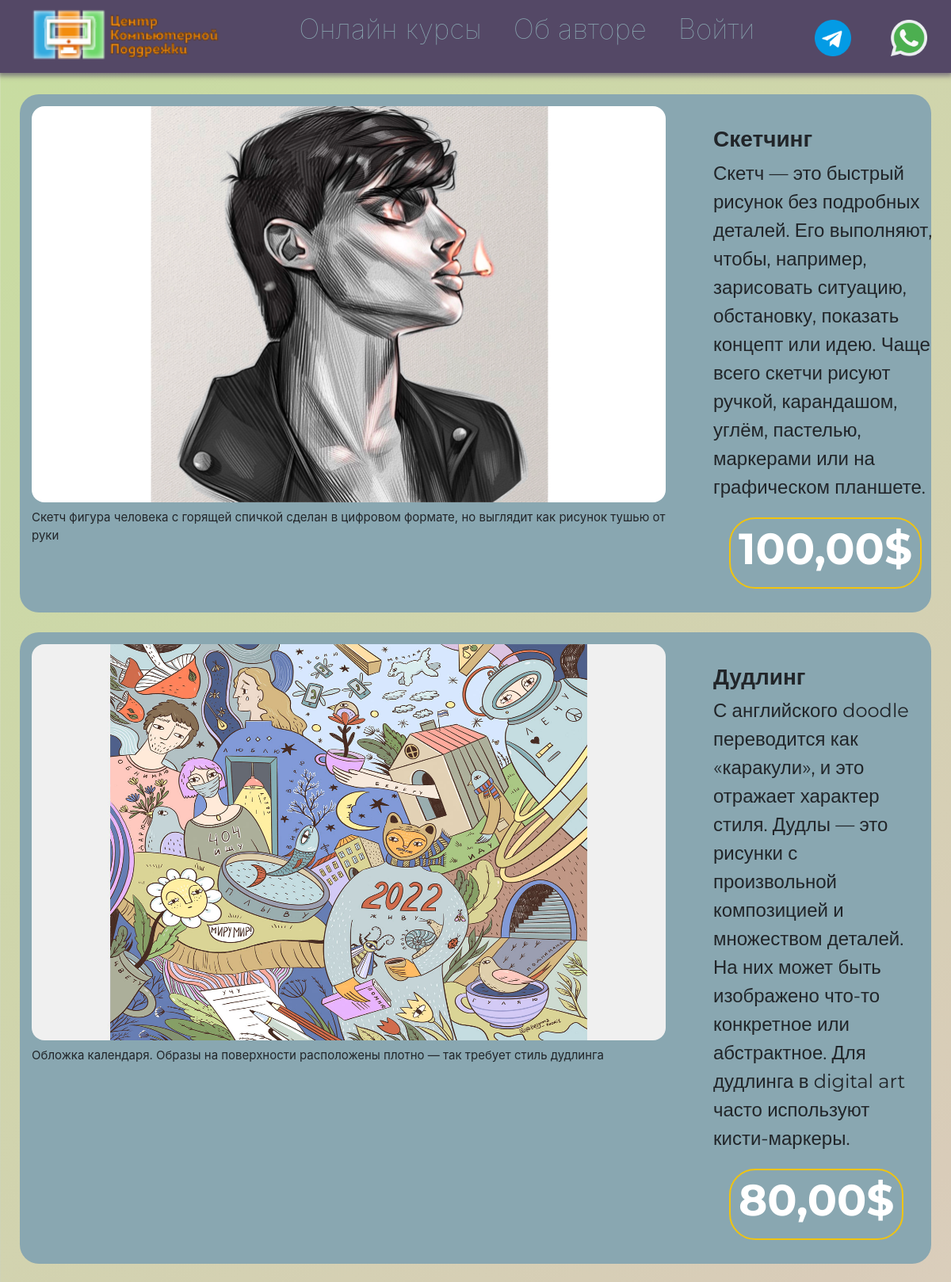
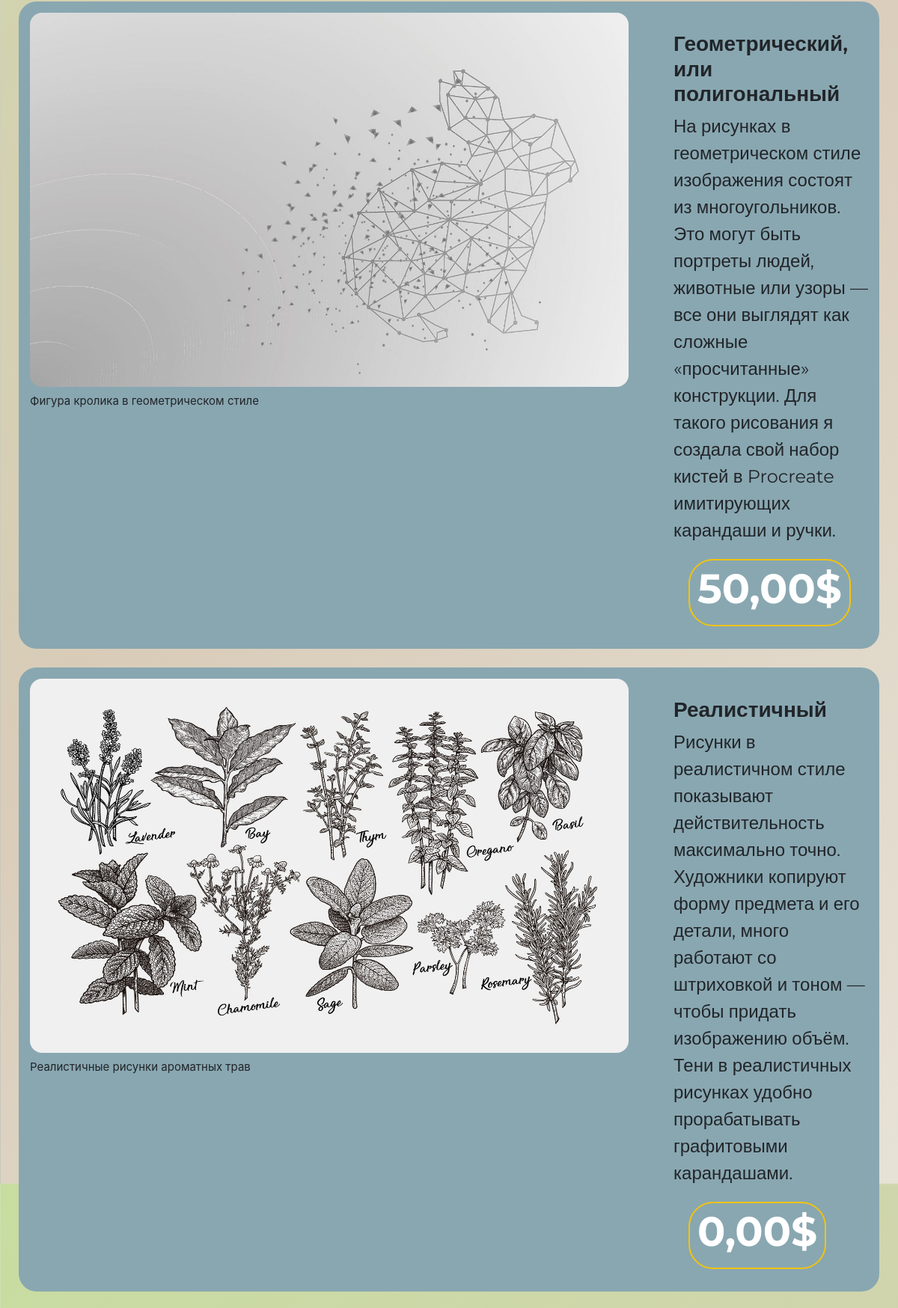
Page /online-courses (upper part) on the committed database (2 pictures, top to bottom).
### school/models.py (models this page shows, shortened)
class AllCourses(models.Model):
    name = models.CharField(max_length=256, verbose_name='Название курса')
    image = models.ImageField(upload_to='school_images', blank=True, verbose_name='Изображение')
    image_desc = models.TextField(blank=True, verbose_name='Описание картинки')
    description = models.TextField(blank=True, verbose_name='Описание')
    tg_url = models.CharField(max_length=300, default='#', verbose_name='Курс в телеграмм')
    price = models.DecimalField(max_digits=8, decimal_places=2, default=0, verbose_name='Цена')
    class Meta:
        verbose_name = 'Курс'
        verbose_name_plural = 'Курсы'

### school/views.py (the view)
# urls.py: path('online-courses', views.courses, name='online-courses'),
def courses(request):
    courses_all = AllCourses.objects.all()
    form = OrderForm()
    context = {
        'form': form,
        'courses_all': courses_all
    }
    return render(request, 'school/online-courses.html', context)

### school/templates/school/online-courses.html (shortened to what this page needs)
{% extends 'school/base.html' %}
{% block content %}
<div class="content">
    {% for course in courses_all %}
    <div class="course-card">
        <div class="card-image">
            <img class="card-img-top"
                 src="/media/{{ course.image }}">
            <div class="desc-img">
                <p>{{ course.image_desc }}</p>
            </div>
        </div>
        <div class="card-content">
            <h3>{{ course.name }}</h3>
            <div class="card-text">
                <p>{{ course.description }}</p>
            </div>
            <a href="{% url 'courses_add' course.id %}">
                <button type="button" class="bff card-btn">{{ course.price }}$</button>
            </a>
        </div>
    </div>
    {% endfor %}
</div>
{% endblock %}

### school/static/css/style.css (style rules this page uses)
body { font-family: 'Montserrat', sans-serif; height: 780px; background: linear-gradient(-45deg, #89A7B1, #EEEEE6, #d9ccb9, #C7DDA0); background-size: 400% 400%; animation: gradient 5s ease infinite; }
.content { margin: 119px 0 0 0; box-sizing: border-box; }
.card-image img { margin: 15px; width: 800px; height: 500px; border-radius: 1em; }
.course-card { margin: 25px; display: flex; justify-content: space-around; background: #89A7B1; border-radius: 1.5em; }
.card-content h3 { font-weight: 600; }
.card-image { margin-right: 5px; }
.card-content { padding: 40px 10px 10px 40px; font-size: 24px; font-family: 'Montserrat', sans-serif; }
.bff { box-sizing: border-box; background-color: transparent; border: 2px solid #f1c40f !important; border-radius: 0.6em; color: #f1c40f; cursor: pointer; display: flex; height: 90px; font-size: 55px !important; font-weight: 400; line-height: 1; margin: 20px; padding: 10px; text-decoration: none; text-align: center; text-transform: uppercase; font-family: 'Montserrat', sans-serif; font-weight: 700; }
.card-btn { border-color: #f1c40f; color: #fff; background-image: -webkit-linear-gradient(45deg, #f1c40f 50%, transparent 50%); background-image: linear-gradient(45deg, #f1c40f 50%, transparent 50%); background-position: 100%; background-size: 400%; -webkit-transition: background 300ms ease-in-out !important; transition: background 300ms ease-in-out !important; }
.card-content a { text-decoration: none !important; }
.desc-img p { margin: -7px 0 15px 15px; font-weight: 400; font-size: 15px; }

### rows in the picture
AllCourses: image (picture), image_desc "Скетч фигура человека с горящей спичкой сделан в цифровом формате, но выглядит как рисунок тушью от руки", name "Скетчинг", description "Скетч — это быстрый рисунок без подробных деталей. Его выполняют, чтобы, например, зарисовать ситуацию, обстановку, показать концепт или идею. Чаще всего скетчи рисуют ручкой, карандашом, углём, пастелью, маркерами или на графическом планшете.", price "100,00"
AllCourses: image (picture), image_desc "Обложка календаря. Образы на поверхности расположены плотно — так требует стиль дудлинга", name "Дудлинг", description "С английского doodle переводится как «каракули», и это отражает характер стиля. Дудлы — это рисунки с произвольной композицией и множеством деталей. На них может быть изображено что-то конкретное или абстрактное. Для дудлинга в digital art часто используют кисти-маркеры.", price "80,00"
AllCourses: image (picture), image_desc "Фигура кролика в геометрическом стиле", name "Геометрический, или полигональный", description "На рисунках в геометрическом стиле изображения состоят из многоугольников. Это могут быть портреты людей, животные или узоры — все они выглядят как сложные «просчитанные» конструкции. Для такого рисования я создала свой набор кистей в Procreate имитирующих карандаши и ручки.", price "50,00"
AllCourses: image (picture), image_desc "Реалистичные рисунки ароматных трав", name "Реалистичный", description "Рисунки в реалистичном стиле показывают действительность максимально точно. Художники копируют форму предмета и его детали, много работают со штриховкой и тоном — чтобы придать изображению объём. Тени в реалистичных рисунках удобно прорабатывать графитовыми карандашами.", price "0,00"
